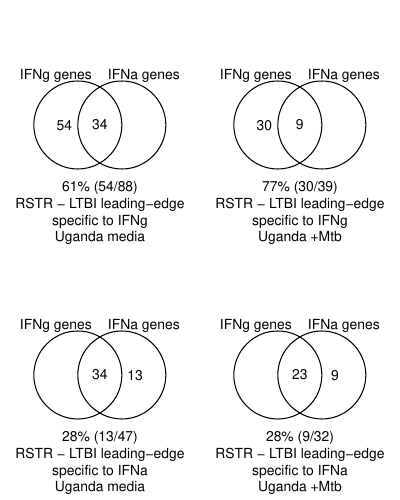

Reproduce this figure in R.
library(tidyverse)
library(venn)

#### Data ####
HU <- read_csv("../Uganda/results/GSEA/h_GSEA.result.csv")

edgeU <- HU %>% 
  dplyr::select(group, pathway, fgsea.leadingEdge) %>% 
  separate(fgsea.leadingEdge, into=as.character(c(1:200)), sep=";") %>% 
  pivot_longer(as.character(c(1:200)), values_to = "gene", names_to = "rank") %>% 
  drop_na(gene) 

HSA <- read_csv("../SAfrica/results/GSEA/h_GSEA.result.csv")

# edgeSA <- HSA %>% 
#   dplyr::select(group, pathway, fgsea.leadingEdge) %>% 
#   separate(fgsea.leadingEdge, into=as.character(c(1:200)), sep=";") %>% 
#   pivot_longer(as.character(c(1:200)), values_to = "gene", names_to = "rank") %>% 
#   drop_na(gene) %>% 
#   mutate(DEG = NA)

#genes in sets
myGO <- fgsea::gmtPathways("../Uganda/data_clean/Broad.gene.sets/h.all.v7.2.symbols.gmt")

#### Uganda ####
venn.IFN1 <- list()
temp <- edgeU %>% 
  filter(group == "RSTRinMEDIA" & pathway == "HALLMARK_INTERFERON_GAMMA_RESPONSE") %>% 
  distinct(gene)
venn.IFN1[["IFNg genes"]] <- temp %>% 
  filter(gene %in% myGO[["HALLMARK_INTERFERON_GAMMA_RESPONSE"]]) %>% 
  unlist(use.names = FALSE)
venn.IFN1[["IFNa genes"]] <- temp %>% 
  filter(gene %in% myGO[["HALLMARK_INTERFERON_ALPHA_RESPONSE"]]) %>% 
  unlist(use.names = FALSE)

venn.IFN2 <- list()
temp <- edgeU %>% 
  filter(group == "RSTRinTB" & pathway == "HALLMARK_INTERFERON_GAMMA_RESPONSE") %>% 
  distinct(gene)
venn.IFN2[["IFNg genes"]] <- temp %>% 
  filter(gene %in% myGO[["HALLMARK_INTERFERON_GAMMA_RESPONSE"]]) %>% 
  unlist(use.names = FALSE)
venn.IFN2[["IFNa genes"]] <- temp %>% 
  filter(gene %in% myGO[["HALLMARK_INTERFERON_ALPHA_RESPONSE"]]) %>% 
  unlist(use.names = FALSE)

venn.IFN3 <- list()
temp <- edgeU %>% 
  filter(group == "RSTRinMEDIA" & pathway == "HALLMARK_INTERFERON_ALPHA_RESPONSE") %>% 
  distinct(gene)
venn.IFN3[["IFNg genes"]] <- temp %>% 
  filter(gene %in% myGO[["HALLMARK_INTERFERON_GAMMA_RESPONSE"]]) %>% 
  unlist(use.names = FALSE)
venn.IFN3[["IFNa genes"]] <- temp %>% 
  filter(gene %in% myGO[["HALLMARK_INTERFERON_ALPHA_RESPONSE"]]) %>% 
  unlist(use.names = FALSE)

venn.IFN4 <- list()
temp <- edgeU %>% 
  filter(group == "RSTRinTB" & pathway == "HALLMARK_INTERFERON_ALPHA_RESPONSE") %>% 
  distinct(gene)
venn.IFN4[["IFNg genes"]] <- temp %>% 
  filter(gene %in% myGO[["HALLMARK_INTERFERON_GAMMA_RESPONSE"]]) %>% 
  unlist(use.names = FALSE)
venn.IFN4[["IFNa genes"]] <- temp %>% 
  filter(gene %in% myGO[["HALLMARK_INTERFERON_ALPHA_RESPONSE"]]) %>% 
  unlist(use.names = FALSE)

#### Plot ####

pdf("FigS4.GSEA.IFN.LE.venn.pdf", width=4, height=5)
par(mfrow=c(2,2))

venn(ilab=FALSE, ilcs=1, sncs=1, x=venn.IFN1, box=FALSE)
title(sub="61% (54/88)\nRSTR - LTBI leading-edge\nspecific to IFNg\nUganda media", line = -1)

venn(ilab=FALSE, ilcs=1, sncs=1, x=venn.IFN2, box=FALSE)
title(sub="77% (30/39)\nRSTR - LTBI leading-edge\nspecific to IFNg\nUganda +Mtb", line = -1)

venn(ilab=FALSE, ilcs=1, sncs=1, x=venn.IFN3, box=FALSE)
title(sub="28% (13/47)\nRSTR - LTBI leading-edge\nspecific to IFNa\nUganda media", line = -1)

venn(ilab=FALSE, ilcs=1, sncs=1, x=venn.IFN4, box=FALSE)
title(sub="28% (9/32)\nRSTR - LTBI leading-edge\nspecific to IFNa\nUganda +Mtb", line = -1)

dev.off()

tiff("FigS4.GSEA.IFN.LE.venn.tiff", width=4, height=5, units = "in", res=300)
par(mfrow=c(2,2))

venn(ilab=FALSE, ilcs=1, sncs=1, x=venn.IFN1, box=FALSE)
title(sub="61% (54/88)\nRSTR - LTBI leading-edge\nspecific to IFNg\nUganda media", line = -1)

venn(ilab=FALSE, ilcs=1, sncs=1, x=venn.IFN2, box=FALSE)
title(sub="77% (30/39)\nRSTR - LTBI leading-edge\nspecific to IFNg\nUganda +Mtb", line = -1)

venn(ilab=FALSE, ilcs=1, sncs=1, x=venn.IFN3, box=FALSE)
title(sub="28% (13/47)\nRSTR - LTBI leading-edge\nspecific to IFNa\nUganda media", line = -1)

venn(ilab=FALSE, ilcs=1, sncs=1, x=venn.IFN4, box=FALSE)
title(sub="28% (9/32)\nRSTR - LTBI leading-edge\nspecific to IFNa\nUganda +Mtb", line = -1)

dev.off()